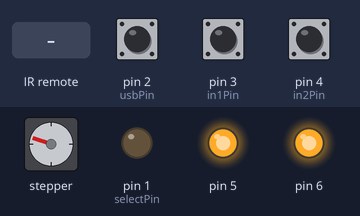
Simulated run of this sketch. Board: Arduino Uno, built with avr-gcc and run on an emulated ATmega328P. On the bench: stepper motor, output pins drawn as LEDs (lit = HIGH). Inputs (shaded band) come from the test bench; at power-on: pin 2 (usbPin) HIGH, pin 3 (in1Pin) HIGH, pin 4 (in2Pin) HIGH. Stepper angles assume 200 steps per turn.

Above: at 4.4 s.
4.5 s: infrared code 0xDF2FAD9B received
At 4.95 s:
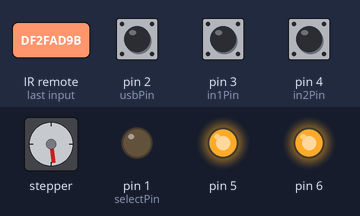
At 5.56 s:
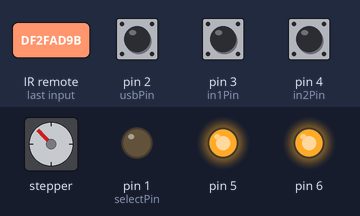
7.5 s: infrared code 0xDF2FAD9B received
At 22.1 s:
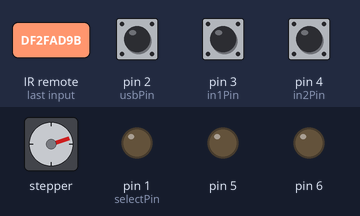
Timing chart, 0 to 22.9 s (numbered marks = the images above; inputs shaded):
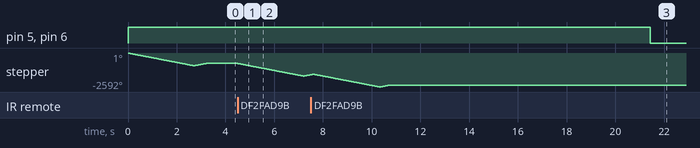

The sketch:

sketch.ino
```cpp
/* Arduino hifi control
   Receives IR codes and either:
     rotates a stepper motor to control manual amp volume
     changes input on CA DACMagic via optoisolator

   The stepper is rubber belted to the volume control

   * TODO *
   - Move constant values to #defines
   - Invesitgate power saving on the arduino, it's going to spend a lot of the time doing nothing
   - Ethernet Shield and api to control via IP
   - LED to confirm known IR command received
   - use hardware mirostepping controller I bought at Leeds Hackspace

   - decide on remote commands to use for DAC inputs (need 3)
*/

#include <Stepper.h>
#include <IRremote.h>

// DAC I/O
#define selectPin 1
#define usbPin 2
#define in1Pin 3
#define in2Pin 4

// IR receives on pin 7
IRrecv irrecv(7);
decode_results results;

// number of steps on your motor
#define STEPS 200

// create an instance of the stepper class, specifying
// the number of steps of the motor and the pins it's
// attached to
Stepper stepper(STEPS, 8,9,10,11);

int countdown = 10000;
int source = 0;

void setup()
{
  // DAC setup
  pinMode(selectPin,OUTPUT);
  digitalWrite(selectPin,LOW);
  pinMode(usbPin,INPUT);
  digitalWrite(usbPin,HIGH);
  pinMode(in1Pin,INPUT);
  digitalWrite(in1Pin,HIGH);
  pinMode(in2Pin,INPUT);
  digitalWrite(in2Pin,HIGH);
  // We use pins 5 and 6 for Vcc of the 2 sides of the H-bridge
  pinMode(5,OUTPUT);
  pinMode(6,OUTPUT);
  // Apply 5V to the H-bridge
  digitalWrite(5,HIGH);
  digitalWrite(6,HIGH);
  // initialise the volume by rotating to minimum then up to a sensible volume
  stepper.setSpeed(60);
  stepper.step(-540);
  stepper.step(100);
  stepper.setSpeed(20);
  // enable IR receiver
  irrecv.enableIRIn();
  Serial.begin(9600);
}

void loop()
{
  // if we have an IR event to check
  if (irrecv.decode(&results)) {
    // get the state of the DAC
    bool usbState = digitalRead(usbPin);
    bool in1State = digitalRead(in1Pin);
    bool in2State = digitalRead(in2Pin);
    // set the source accordingly (USB=1,In1=2,In2=3)
    // LOW is a selected input, there can only be one low input
    if (!usbState) {
      source = 1;
    }
    else if (!in1State) {
      source = 2;
    }
    else if (!in2State) {
      source = 3;
    };
    // Input USB code
    if (results.value == 0x2BC ) {
      // input 1
      selectInput(source, 1);
    }
    if (results.value == 0x2BD ) {
      // input 2
      selectInput(source, 2);
    }
    if (results.value == 0x2BE ) {
      // input 3
      selectInput(source, 3);
    }
    // volume down code
    if (results.value == 0x217C346) {
    //  Serial.println("DOWN");
      // Set the Vcc high
      digitalWrite(5,HIGH);
      digitalWrite(6,HIGH);
      // Step 2 steps anti-clockwise
      stepper.step(-2);
      // set the countdown timer
      countdown = 10000;
    }
    // volume up code
    else if (results.value == 0x6E283FF1) {
     // Serial.println("UP");
      // Set the Vcc high
      digitalWrite(5,HIGH);
      digitalWrite(6,HIGH);
      // Step 2 steps clockwise
      stepper.step(2);
      // set the countdown timer
      countdown = 10000;
    }
    // initialise code
    else if (results.value == 0xDF2FAD9B) {
      // Serial.println("INITIALISE");
      // Set the Vcc high
      digitalWrite(5,HIGH);
      digitalWrite(6,HIGH);
      // crank up the rpm a bit
      stepper.setSpeed(60);
      // turn it down
      stepper.step(-540);
      // back up a bit
      stepper.step(80);
      // set the rpm back to default
      stepper.setSpeed(20);
      // set the countdown timer
      countdown = 10000;
    }
    irrecv.resume(); // Continue receiving
  }
  // countdown 1 tick per ms
  countdown--;
  delay(1);
  // if countdown has expired
  if (countdown<1) {
    // Drop Vcc to H-bridge (idle the stepper)
    digitalWrite(5,LOW);
    digitalWrite(6,LOW);
  }
};

void selectInput (int oldInput, int newInput) {
  int iters  = newInput - oldInput;
  if (iters<0) {
    iters += 3;
  }
  for(int i=0;i<iters;i++) {
    digitalWrite(selectPin,HIGH);
    delay(50);
    digitalWrite(selectPin,LOW);
    delay(100);
  }
}
```

Measured:
- after the input at 4.5 s, stepper: turns 972° counter-clockwise in 2.7 s, then 100° clockwise in 0.26 s
- after the input at 7.5 s, pin 5, pin 6: HIGH → LOW after 13.9 s instead of 10.8 s
